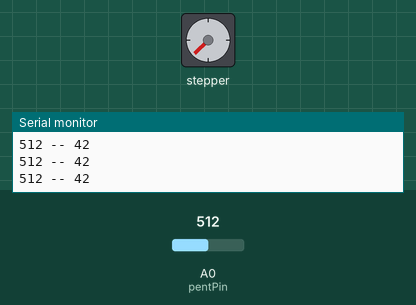
Simulated run of this sketch. Board: Arduino Mega 2560, built with avr-gcc and run on an emulated ATmega2560. Parts: stepper motor, the last lines printed to the serial monitor. The test bench sets the inputs (shaded band); at power-on: A0 (pentPin) = 512. Stepper angles assume 48 steps per turn.

Above: at 1.2 s.
1.3 s: A0 (pentPin) set to 122
At 2.12 s:
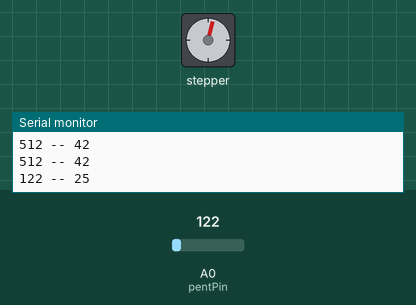
4.3 s: A0 (pentPin) set to 306
At 4.63 s:
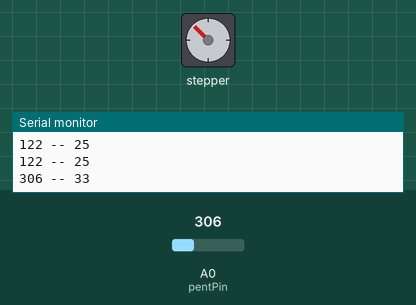
7.3 s: A0 (pentPin) set to 0
At 8.14 s:
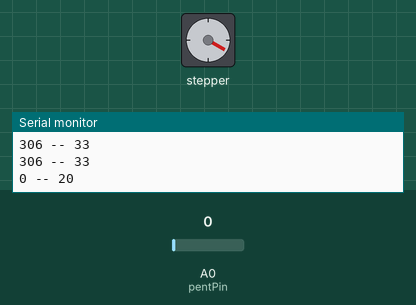
Timing chart, 0 to 16.3 s (numbered marks = the images above; inputs shaded):
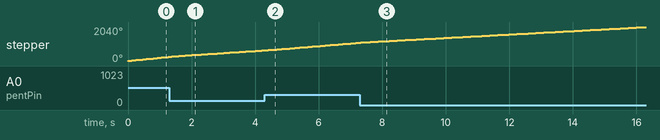

The sketch:

stepper_weridness.ino
```cpp
#include <Stepper.h>

const int pentPin = A0;

int pentVal;
int pentValRaw;

Stepper myStepper(48, 8, 9, 10, 11);

void setup()
{
  Serial.begin(9600);
  myStepper.setSpeed(60);
}

void loop()
{
  pentValRaw = analogRead(pentPin);
  pentVal = map(pentValRaw,0,920,20,60);
  Serial.print(pentValRaw); Serial.print(" -- "); Serial.println(pentVal);

  myStepper.setSpeed(pentVal);
  myStepper.step(10);
  delay(100);
}
```
